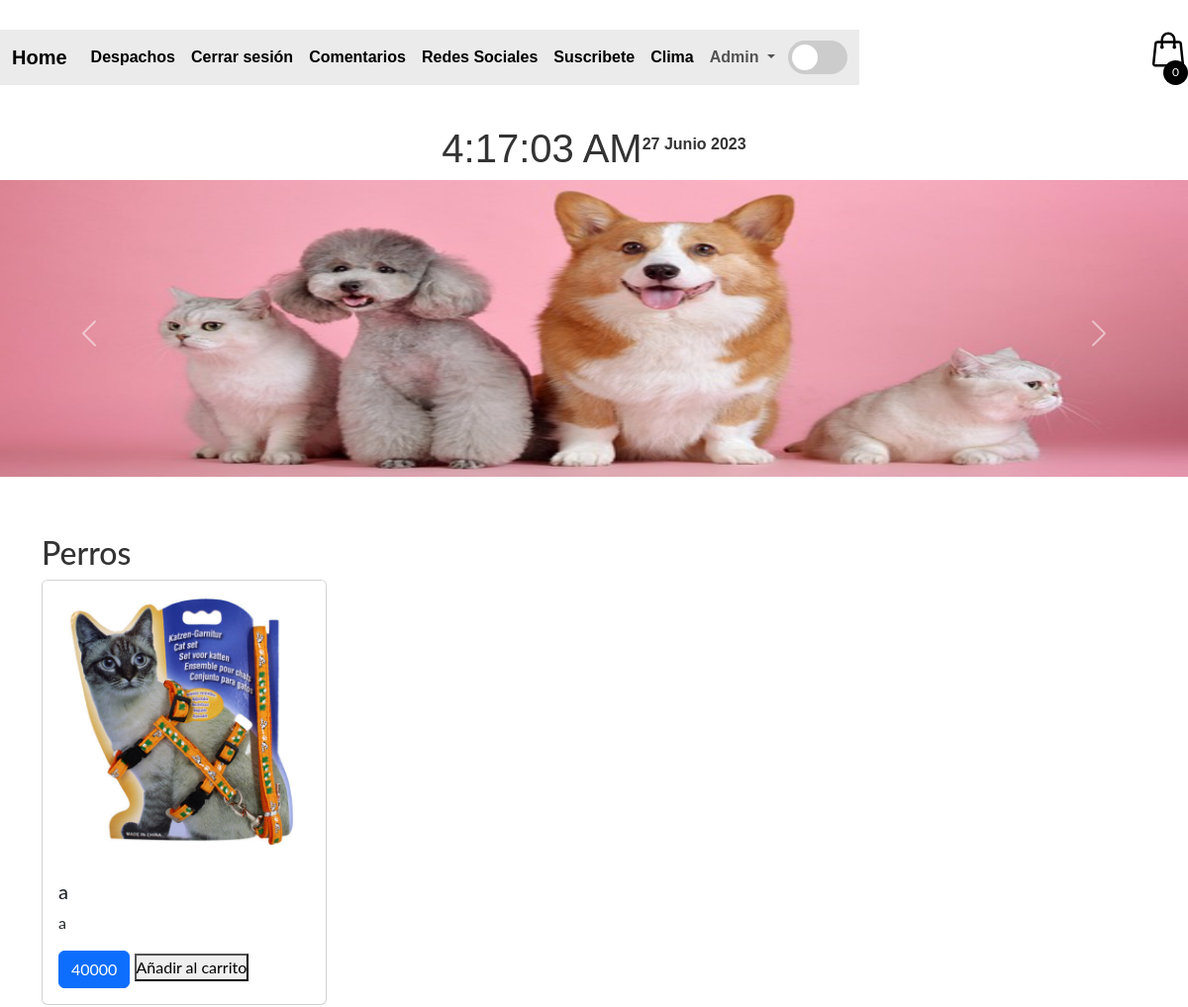
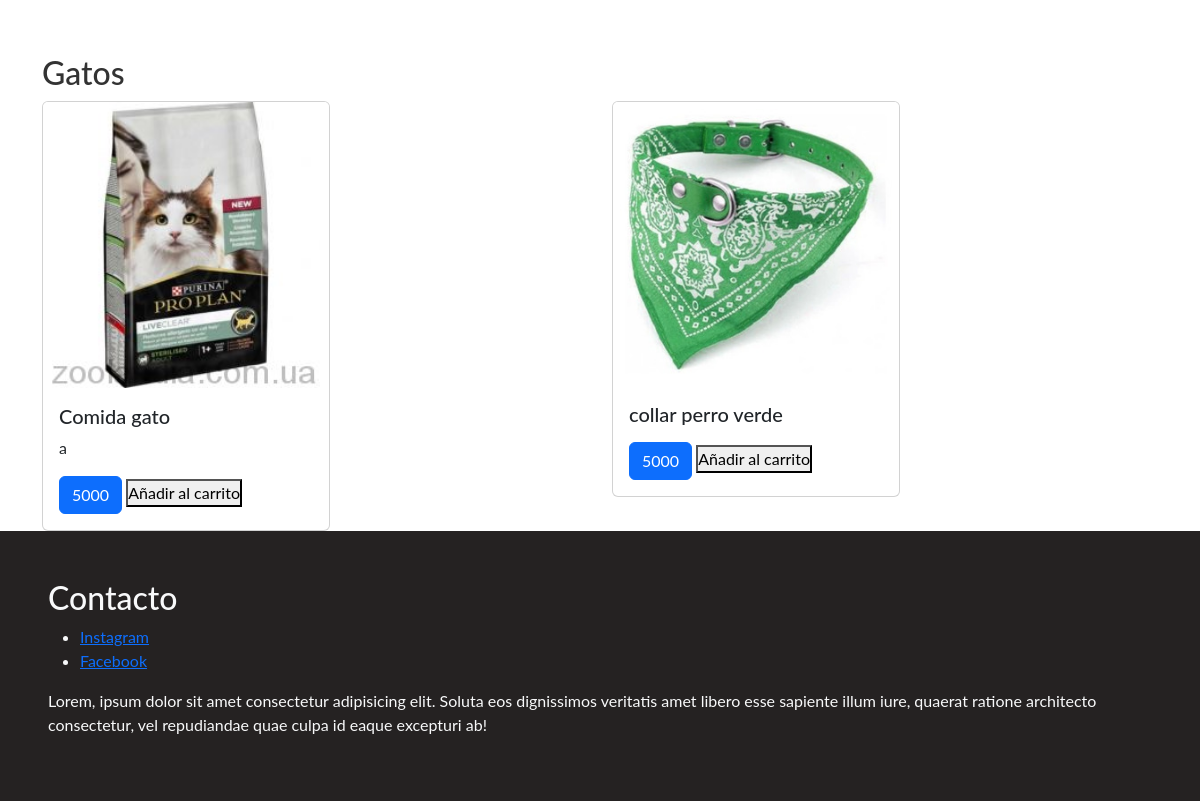
The app's page / (signed in) with its own data (2 pictures, top to bottom).
### apps/Tienda/models.py (models this page shows, shortened)
class Producto(models.Model):
    sku = models.IntegerField(primary_key=True)
    nombre = models.CharField(max_length=100, null=False)
    descripcion = models.CharField(max_length=150,null=False)
    stock = models.IntegerField(null=False)
    precio = models.IntegerField(null=False)
    fecha_ingreso = models.DateField(auto_now_add=True)
    fecha_vencimiento = models.DateField(null=True,blank=True)
    categoria_id = models.ForeignKey(Categoria,on_delete=models.CASCADE)
    image_url = models.ImageField(upload_to="imagenesProductos")

### apps/Tienda/views.py (the view)
# urls.py: path('',views.cargarInicio, name="inicio"),
def cargarInicio(request):
    productos = Producto.objects.all()
    cate_perros = Producto.objects.filter(categoria_id = 1)
    cate_gatos = Producto.objects.filter(categoria_id = 2)
    return render(request, "inicio.html",{"prod":productos, "cate_perro":cate_perros,"cate_gato":cate_gatos})

### apps/Tienda/templates/inicio.html (shortened to what this page needs)
{% extends "./base.html" %}
{% load static %}
{% block head %}
<link rel="stylesheet" href="{% static 'css/style.css' %}">
<link rel="stylesheet" href="{% static 'css/stylecard.css' %}">
{% endblock %}
{% block body %}
<div class="container-clock">
    <h1 id="time">00:00:00</h1>
    <p id="date">date</p>
</div>
<div id="carouselExample" class="carousel slide" data-bs-ride="carousel">
    <div class="carousel-inner">
        <div class="carousel-item active">
            <img src="{% static 'img/Captura de pantalla 2023-05-03 235644.png' %}" class="d-block w-100" alt="...">
        </div>
    </div>
    <button class="carousel-control-prev" type="button" data-bs-target="#carouselExample" data-bs-slide="prev">
        <span class="carousel-control-prev-icon" aria-hidden="true"></span>
    </button>
    <button class="carousel-control-next" type="button" data-bs-target="#carouselExample" data-bs-slide="next">
        <span class="carousel-control-next-icon" aria-hidden="true"></span>
    </button>
</div>
<div class="container">
    <div class="row mt-5">
        <h2>Perros</h2>
        {% for p in cate_perro %}
        <div class="col">
            <div class="card mb-2" style="width: 18rem;">
                <img src="{{p.image_url.url}}" class="card-img-top" alt="...">
                <div class="card-body">
                <h5 class="card-title">{{p.nombre}}</h5>
                <p class="card-text">{{p.descripcion}}</p>
                <a href="#" class="btn btn-primary">{{p.precio}}</a>
                <button class="btn-add-cart btn-success">Añadir al carrito</button>
                </div>
            </div>
        </div>
        {% endfor %}
    </div>
    <div class="row mt-5">
        <h2>Gatos</h2>
        {% for p in cate_gato %}
        <div class="col">
            <div class="card" style="width: 18rem;">
                <img src="{{p.image_url.url}}" class="card-img-top" alt="...">
                <div class="card-body">
                    <h5 class="card-title">{{p.nombre}}</h5>
                    <p class="card-text">{{p.descripcion}}</p>
                    <a href="#" class="btn btn-primary">{{p.precio}}</a>
                    <button class="btn-add-cart btn-success">Añadir al carrito</button>
                </div>
            </div>
        </div>
        {% endfor %}
    </div>
</div>
{% endblock %}

### apps/Tienda/static/css/style.css (style rules this page uses)
*::after, *::before, * { margin: 0; padding: 0; box-sizing: border-box; }
body { margin: 0 auto; max-width: 1200px; font-family: 'Lato'; color: #333; }
img { max-width: 100%; }
.container-clock { display: flex; position: relative; justify-content: center; align-items: center; font-family: Verdana,Tahoma, sans-serif; font-weight: bold; margin-top: none; border-radius: 0; }
.carousel-item img { height: 300px; margin-bottom: 10px; }

### records on screen
Producto: image_url (picture), nombre "a", descripcion "a", precio "40000"
Producto: image_url (picture), nombre "Comida gato", descripcion "a", precio "5000"
Producto: image_url (picture), nombre "collar perro verde", precio "5000"
